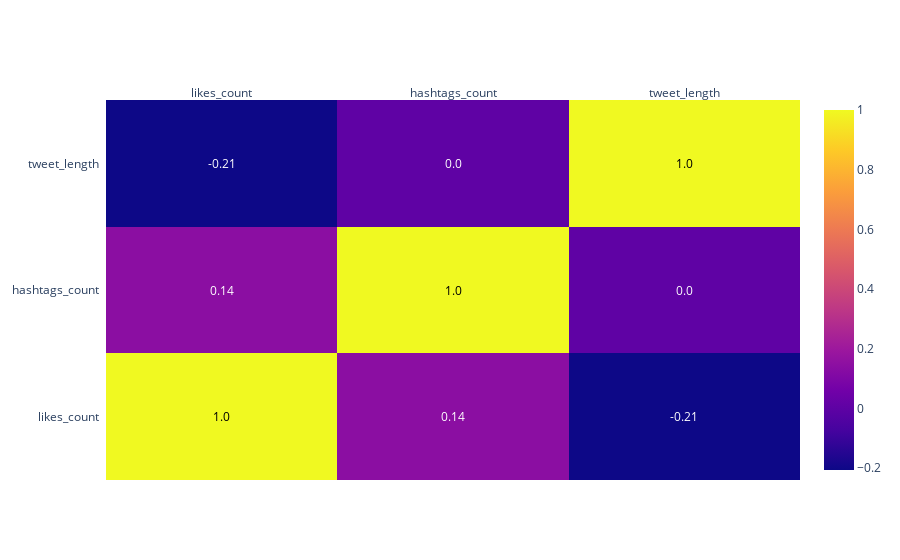

Notebook code cell kept with this figure:
### Markdown cell above
## Correlation Matrix for the three features:
- Tweet length is negatively correlated to number of likes which makes sense based on the previous scatter plot. This means that the higher the length, the less likes it gets
- Number of hashtags are somewhat positively correlated to number of likes because we can see from our previous plot that 2 and 3 hashtags are the popular ones
- There is no correlation between tweet length and the number of hashtags

### Code cell
corrs = tweets_df[['likes_count', 'hashtags_count','tweet_length']].corr()
figure = ff.create_annotated_heatmap(
    z=corrs.values,
    x=list(corrs.columns),
    y=list(corrs.index),
    annotation_text=corrs.round(2).values,
    showscale=True)

figure

### Figure 1 — Plotly figure (JSON) as saved in the notebook; plotly's stock layout.template omitted (floating-point values rounded to 4 significant figures)
{"data": [{"colorscale": [[0, "#0d0887"], [0.1111, "#46039f"], [0.2222, "#7201a8"], [0.3333, "#9c179e"], [0.4444, "#bd3786"], [0.5556, "#d8576b"], [0.6667, "#ed7953"], [0.7778, "#fb9f3a"], [0.8889, "#fdca26"], [1, "#f0f921"]], "reversescale": false, "showscale": true, "type": "heatmap", "x": ["likes_count", "hashtags_count", "tweet_length"], "y": ["likes_count", "hashtags_count", "tweet_length"], "z": [[1, 0.1408, -0.2069], [0.1408, 1, 0.002444], [-0.2069, 0.002444, 1]]}], "layout": {"annotations": [{"font": {"color": "#000000"}, "showarrow": false, "text": "1.0", "x": "likes_count", "xref": "x", "y": "likes_count", "yref": "y"}, {"font": {"color": "#FFFFFF"}, "showarrow": false, "text": "0.14", "x": "hashtags_count", "xref": "x", "y": "likes_count", "yref": "y"}, {"font": {"color": "#FFFFFF"}, "showarrow": false, "text": "-0.21", "x": "tweet_length", "xref": "x", "y": "likes_count", "yref": "y"}, {"font": {"color": "#FFFFFF"}, "showarrow": false, "text": "0.14", "x": "likes_count", "xref": "x", "y": "hashtags_count", "yref": "y"}, {"font": {"color": "#000000"}, "showarrow": false, "text": "1.0", "x": "hashtags_count", "xref": "x", "y": "hashtags_count", "yref": "y"}, {"font": {"color": "#FFFFFF"}, "showarrow": false, "text": "0.0", "x": "tweet_length", "xref": "x", "y": "hashtags_count", "yref": "y"}, {"font": {"color": "#FFFFFF"}, "showarrow": false, "text": "-0.21", "x": "likes_count", "xref": "x", "y": "tweet_length", "yref": "y"}, {"font": {"color": "#FFFFFF"}, "showarrow": false, "text": "0.0", "x": "hashtags_count", "xref": "x", "y": "tweet_length", "yref": "y"}, {"font": {"color": "#000000"}, "showarrow": false, "text": "1.0", "x": "tweet_length", "xref": "x", "y": "tweet_length", "yref": "y"}], "xaxis": {"dtick": 1, "gridcolor": "rgb(0, 0, 0)", "side": "top", "ticks": ""}, "yaxis": {"dtick": 1, "ticks": "", "ticksuffix": "  "}}}
